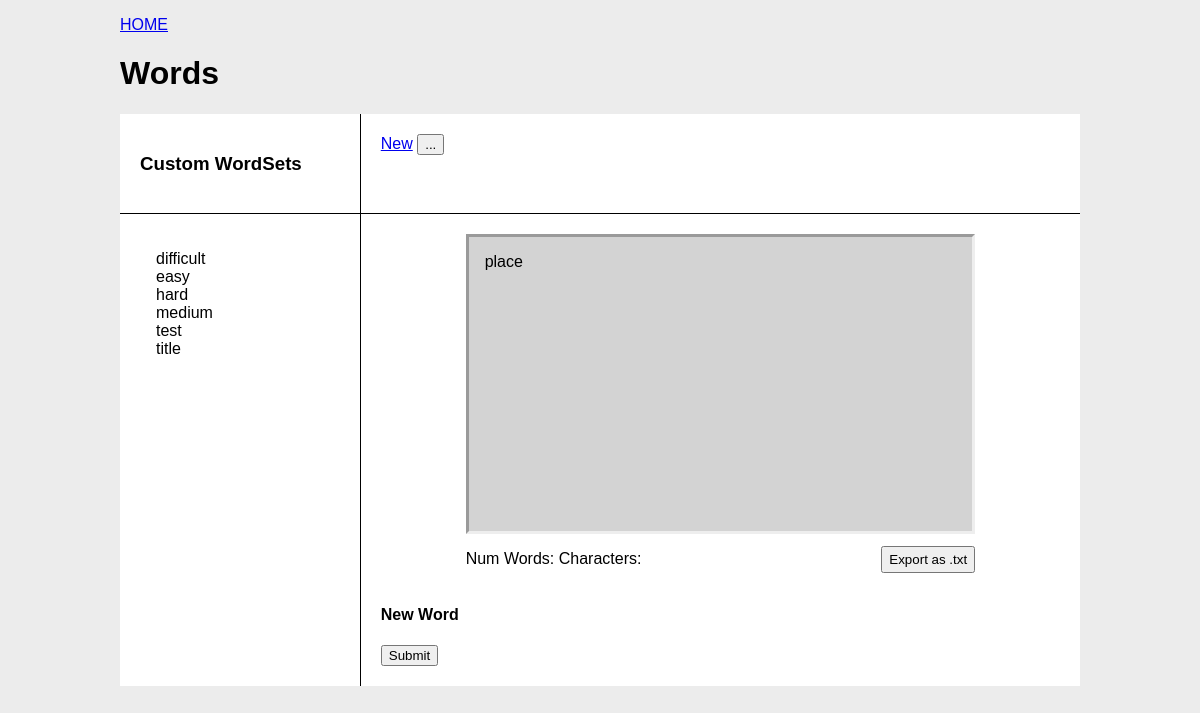
Page /wordsets/8 on the committed database.
### words/models.py (models this page shows, shortened)
class WordSet(models.Model):
    name = models.CharField(max_length=24, unique=True)
    words = models.ManyToManyField(Word, blank=True)
    num_chars = models.PositiveIntegerField(default=0)
    num_words = models.PositiveIntegerField(default=0)
    class Meta:
        ordering = ["name"]

class Word(models.Model):
    word = models.CharField(max_length=32, unique=True)
    active = models.BooleanField(default=True)
    class Meta:
        ordering = ["word"]

### words/views.py (the view)
# urls.py: path('wordsets/', WordSetView.as_view(), name='word_set')
def wordsets(request, id):
    word_data = WordSet.objects.get(id=id).words.all()
    wordset_data = WordSet.objects.all().values()
    template = loader.get_template('wordsets.html')
    context = {
        'word_data': word_data,
        'wordset_data': wordset_data,
    }
    return HttpResponse(template.render(context, request))

### words/templates/wordsets.html (shortened to what this page needs)
{% extends "index.html" %}
{% block content %}
    <p><a href="/">HOME</a></p>
    <h1>Words</h1>
    <div class="wordset-grid">
        <div class="wordset-grid-item"><h3>Custom WordSets</h2></div>
        <div class="wordset-grid-item">
            <a href="/wordsets/">New</a>
            <button type="button">...</button>
        </div>
        <div class="wordset-grid-item">
            <ul class="select-list">
                {% for s in wordset_data %}
                    <li class="select-item"><a href="/wordsets/{{ s.id }}">{{ s.name }}</a></li>
                {% endfor %}
            </ul>
        </div>
        <div class="wordset-grid-item">
            {% block wordset_content %}{% include "./_wordset_container.html" %}{% endblock%}
            <h4>New Word</h4>
            <form id="word-form" action="" method="post">
                <input type="submit" value="Submit">
            </form>
        </div>
    </div>
{% endblock %}

### words/templates/_wordset_container.html (shortened to what this page needs)
<div class="wordset-container">
    <div class="wordset-box">
        <ul id="word-list">
            {% for w in word_data %}
                {% if forloop.last %}
                    <li><a href="details/{{ w.id }}" >{{ w.word }}</a></li>
                {% else %}
                    <li><a href="details/{{ w.id }}" >{{ w.word }},</a></li>
                {% endif %}
            {% endfor %}
        </ul>
    </div>
    <div class="wordset-info">
        <p><span>Num Words:</span> <span>Characters:</span></p>
        <button type="button" class="export-btn" onclick="downloadTextContent(document.getElementById('copy-box-content'))">Export as .txt</button>
    </div>
</div>

### static/global.css (style rules this page uses)
:root { --font-sans: Arial, sans-serif; --font-size-00: .5rem; --font-size-0: .75rem; --font-size-1: 1rem; --font-size-2: 1.1rem; --font-size-3: 1.25rem; --font-size-4: 1.5rem; --font-size-5: 2rem; --font-size-6: 2.5rem; --font-size-7: 3rem; --font-size-8: 3.5rem; }
body { margin: 0; padding: 0; background-color: rgb(236, 236, 236); font-family: var(--font-sans); }
ul { list-style-type: none; padding: 0; margin: 0; }

### words/static/words.css (style rules this page uses)
.wordset-grid { display: grid; grid-template-columns: 1fr 3fr; gap: 1px; background-color: black; }
.wordset-grid-item { background-color: white; padding: 20px; }
#word-list li { display: inline-block; }
.wordset-container { margin: auto; width: 75%; }
.wordset-box { position: relative; margin: auto; padding: 1em; box-sizing: border-box; width: 100%; min-height: 25vw; background-color: lightgrey; border-style: inset; }
.wordset-box a { color: black; text-decoration: none; }
.wordset-info { display: flex; justify-content: space-between; align-items: center; }
.export-btn { height: 2em; width: fit-content; }
.select-list { margin: 1em; }
.select-list a { color: inherit; text-decoration: none; }

### rows in the picture
WordSet: name "difficult"
WordSet: name "easy"
WordSet: name "hard"
WordSet: name "medium"
WordSet: name "test"
WordSet: name "title"
Word: word "place"
